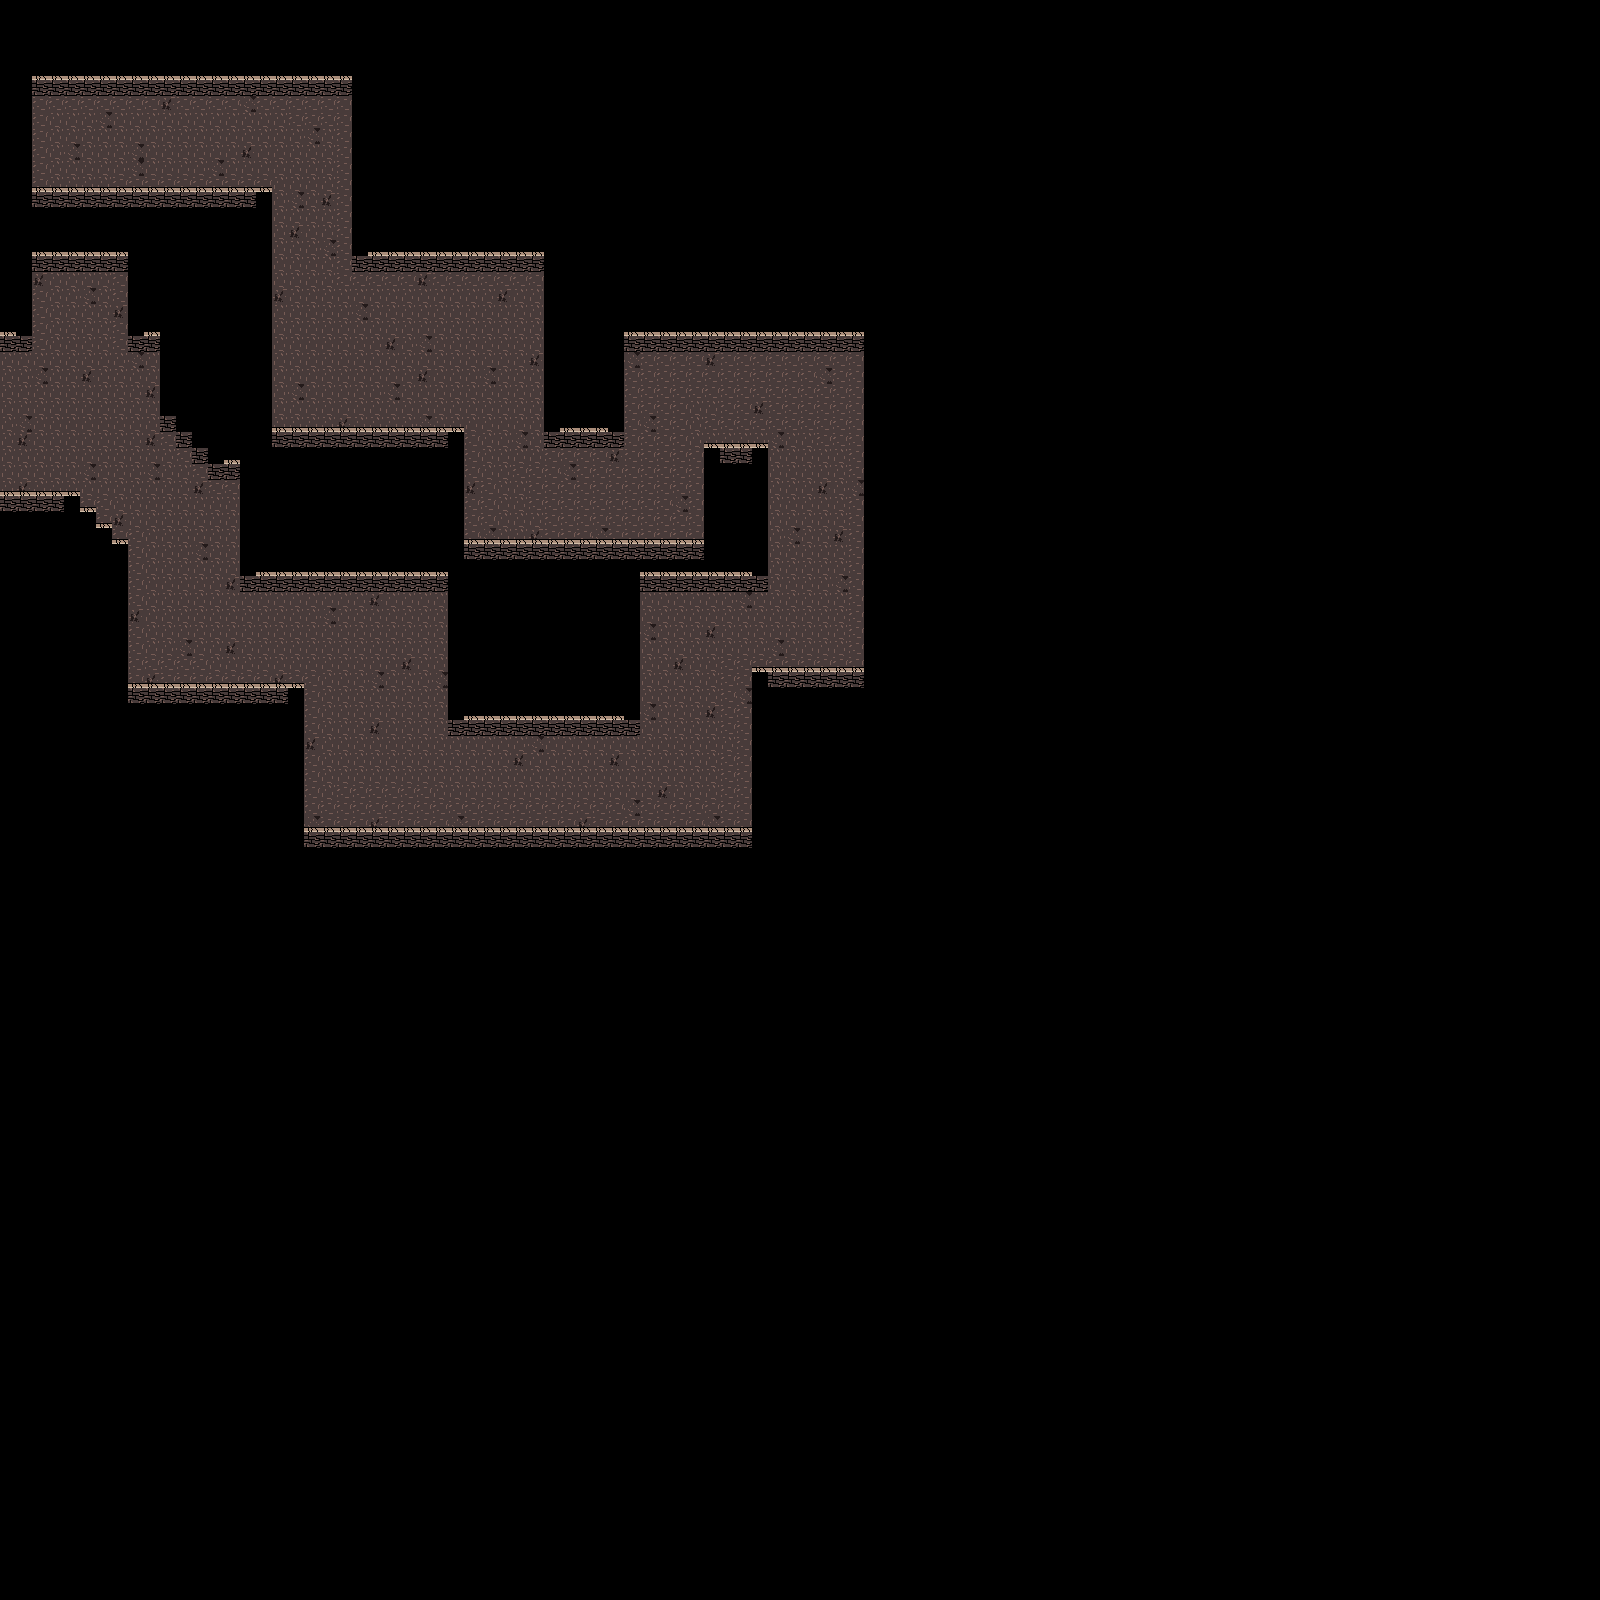

Below is a game level as drawn by its tile map, then a one-line description and the .tmx that defines it (tile-layer data replaced by summaries):
An orthogonal 100x100 tile map with 16x16 px tiles, 5 tile layers (Ground, Walls, wallsNoCollideDown, wallsNoCollideTop, ...) and 34 objects.

<map version="1.4" tiledversion="1.4.2" orientation="orthogonal" renderorder="right-down" width="100" height="100" tilewidth="16" tileheight="16" infinite="0" nextlayerid="18" nextobjectid="94">
 <editorsettings>
  <export target="dungeon2.json" format="json" />
 </editorsettings>
 <tileset firstgid="1" name="tileset" tilewidth="16" tileheight="16" tilecount="1024" columns="32">
  <image source="tileset.png" width="512" height="512" />
 </tileset>
 <layer id="2" name="Ground" width="100" height="100" offsetx="-32" offsety="0">
  <data>[10000 cells, 1146 non-empty, 3 distinct tile ids]</data>
 </layer>
 <layer id="1" name="Walls" width="100" height="100" offsetx="-32" offsety="0">
  <data>[10000 cells, 380 non-empty, 12 distinct tile ids]</data>
 </layer>
 <layer id="4" name="wallsNoCollideDown" width="100" height="100" offsetx="-32" offsety="0">
  <data>[10000 cells, 100 non-empty, 1 distinct tile ids]</data>
 </layer>
 <layer id="5" name="wallsNoCollideTop" width="100" height="100" offsetx="-32" offsety="0">
  <data>[10000 cells, 100 non-empty, 2 distinct tile ids]</data>
 </layer>
 <layer id="10" name="destroyWalls" width="100" height="100">
  <data>[10000 cells, 0 non-empty, 0 distinct tile ids]</data>
 </layer>
 <objectgroup id="17" name="itemDagger">
  <object id="67" gid="136" x="160" y="128" width="16" height="16" />
  <object id="68" gid="136" x="368" y="384" width="16" height="16" />
  <object id="69" gid="136" x="656" y="480" width="16" height="16" />
  <object id="70" gid="136" x="144" y="608" width="16" height="16" />
 </objectgroup>
 <objectgroup id="13" name="coin">
  <object id="62" gid="137" x="16" y="400" width="16" height="16" />
  <object id="64" gid="137" x="304" y="128" width="16" height="16" />
  <object id="65" gid="137" x="512" y="496" width="16" height="16" />
  <object id="66" gid="137" x="400" y="768" width="16" height="16" />
 </objectgroup>
 <objectgroup id="12" name="itemBomb">
  <object id="60" gid="135" x="480" y="272" width="16" height="16" />
  <object id="61" gid="135" x="816" y="608" width="16" height="16" />
 </objectgroup>
 <objectgroup id="11" name="itemSpeed">
  <object id="59" gid="135" x="640" y="368" width="16" height="16" />
 </objectgroup>
 <objectgroup id="9" name="destroyableWalls">
  <object id="81" gid="40" x="480" y="784" width="16" height="16" />
  <object id="85" gid="40" x="480" y="736" width="16" height="16" />
  <object id="86" gid="40" x="480" y="752" width="16" height="16" />
  <object id="87" gid="40" x="480" y="768" width="16" height="16" />
  <object id="89" gid="40" x="480" y="800" width="16" height="16" />
  <object id="90" gid="40" x="480" y="704" width="16" height="16" />
  <object id="91" gid="40" x="480" y="720" width="16" height="16" />
 </objectgroup>
 <objectgroup id="8" name="itemInvisibility">
  <object id="58" gid="135" x="80" y="128" width="16" height="16" />
 </objectgroup>
 <objectgroup id="6" name="enemyFollower">
  <object id="76" gid="136" x="96" y="400" width="16" height="16" />
  <object id="77" gid="136" x="400" y="640" width="16" height="16" />
  <object id="78" gid="136" x="672" y="624" width="16" height="16" />
  <object id="79" gid="136" x="672" y="368" width="16" height="16" />
  <object id="80" gid="136" x="48" y="112" width="16" height="16" />
 </objectgroup>
 <objectgroup id="7" name="itemHeart" />
 <objectgroup id="3" name="enemyBomb">
  <object id="71" gid="134" x="224" y="128" width="16" height="16" />
  <object id="72" gid="134" x="576" y="480" width="16" height="16" />
  <object id="73" gid="134" x="736" y="368" width="16" height="16" />
  <object id="74" gid="134" x="544" y="784" width="16" height="16" />
  <object id="75" gid="134" x="256" y="640" width="16" height="16" />
 </objectgroup>
 <objectgroup id="15" name="escaliersGoUp">
  <object id="53" gid="137" x="64" y="256" width="16" height="16" rotation="180" />
 </objectgroup>
 <objectgroup id="16" name="escaliersGoDown">
  <object id="49" gid="137" x="304" y="304" width="16" height="16" />
 </objectgroup>
 <objectgroup id="14" name="chest">
  <object id="50" gid="134" x="752" y="320" width="16" height="16" />
  <object id="51" gid="134" x="352" y="576" width="16" height="16" />
  <object id="52" gid="134" x="80" y="80" width="16" height="16" />
 </objectgroup>
</map>